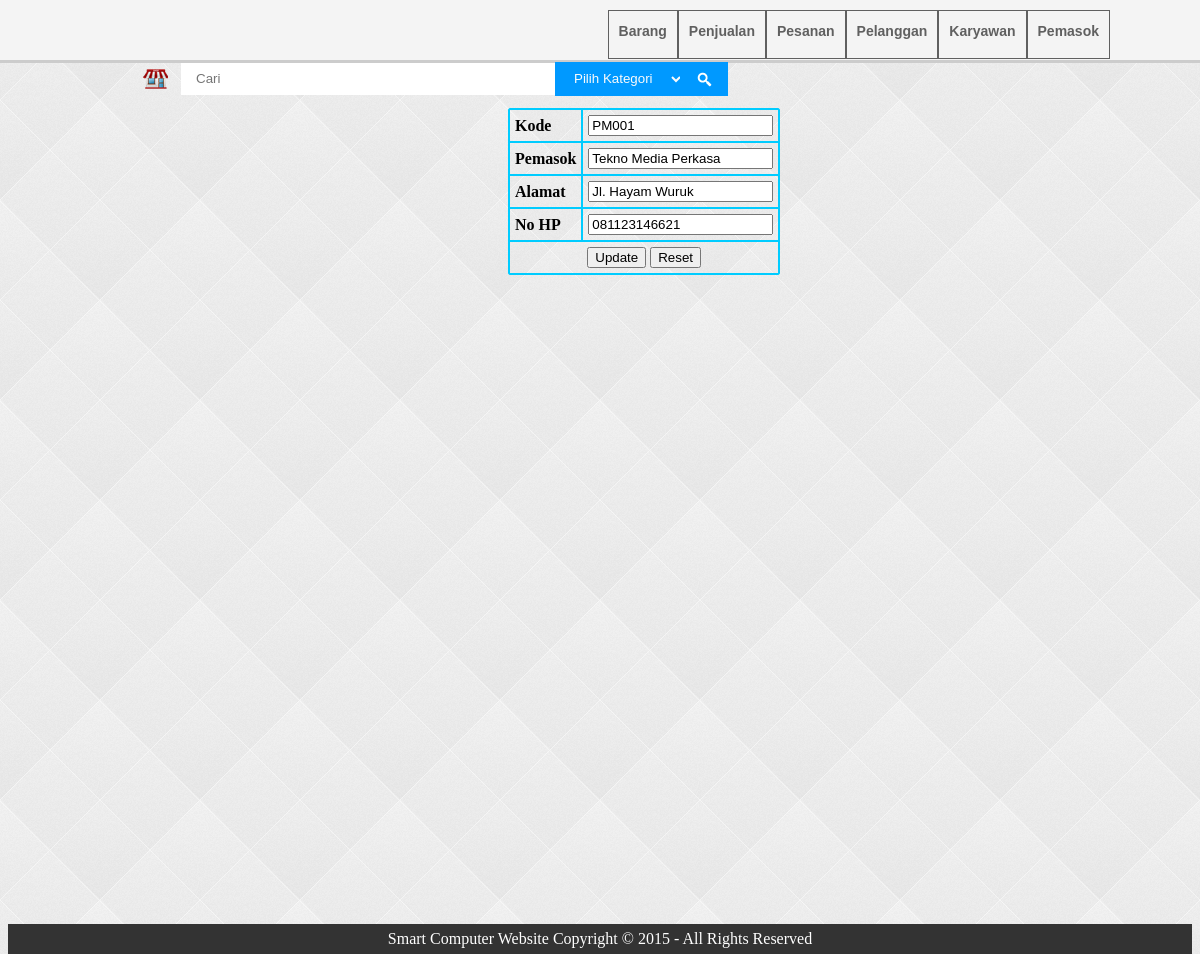
/admin/edit-pemasok.php?kode_pemasok=PM001, run on the app's committed database.
### tables this page shows
CREATE TABLE IF NOT EXISTS `tabel_pemasok` (
  `kode_pemasok` char(5) NOT NULL DEFAULT '',
  `pemasok` varchar(25) NOT NULL,
  `alamat` varchar(50) NOT NULL,
  `no_hp` varchar(20) NOT NULL
);

### admin/edit-pemasok.php (the view, shortened to what this page needs)
<!DOCTYPE html PUBLIC "-//W3C//DTD XHTML 1.0 Transitional//EN" "http://www.w3.org/TR/xhtml1/DTD/xhtml1-transitional.dtd">
<html xmlns="http://www.w3.org/1999/xhtml">
<head>
<link rel="stylesheet" type="text/css" href="style.css" />
</head>
<body>
<?php include("connection.php");
include("header.php");?>
<div id="container">
<form action="" method="post">
<table class="tabel" border=1 align=center  bordercolor=#00CCFF cellpadding=5 cellspacing=0>
<?php
$kode_pemasok = $_GET['kode_pemasok'];
$hasil = mysql_query("select * from tabel_pemasok where kode_pemasok = '$kode_pemasok'") or die (mysql_error());
$baris = mysql_fetch_row($hasil);
?>
<tr>
<td><b>Kode</b></td>
<td><input name="kode_pemasok" type="text" value="<?php echo $baris[0]; ?>" readonly="readonly"/></td>
</tr>
<tr>
<td><b>Pemasok</b></td>
<td><input name="pemasok" type="text" value="<?php echo $baris[1]; ?>"/></td>
</tr>
<tr>
<td><b>Alamat</b></td>
<td><input name="alamat" type="text" value="<?php echo $baris[2]; ?>"/>
</td>
</tr>
<tr>
<td><b>No HP</b></td>
<td><input name="no_hp" type="text" value="<?php echo $baris[3]; ?>"/></td>
</tr>
<tr>
<td colspan=2 align="center">
<input name="input" type="submit" value="Update"/>
<input name="reset" type="reset" value="Reset"/>
</td>
</tr>
</table>
</form>
</div>
<?php
include('footer.php');
?>
</body>
</html>

### admin/style.css (style rules this page uses)
body { background-color:#FCFCFC; background : url(icon/bg.png); }
form { width:500px; }
.tabel { margin-left:500px; }
table { border-radius:2px; }
tr { border-radius:20px }
#container { padding-top:100px; position:relative; min-height:100%; }
html,body { height:100%; }

### data on the page
tabel_pemasok: kode_pemasok "PM001", pemasok "Tekno Media Perkasa", alamat "Jl. Hayam Wuruk", no_hp "081123146621"
